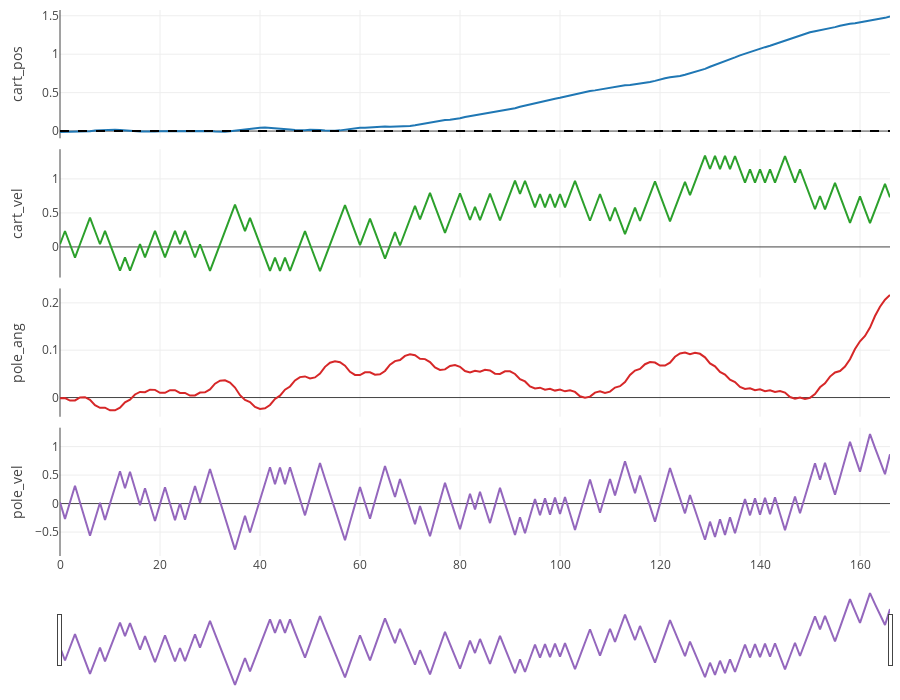

Source (notebook cell):
### Code cell
EP = 2

fig = cprender.lineplot(df, ep=EP)
fig.show()

### Figure 1 — Plotly figure (JSON) as saved in the notebook; plotly's stock layout.template omitted (floating-point values rounded to 4 significant figures; data arrays with more than 128 entries replaced by an {"elided": "..."} marker saying what was removed)
{"data": [{"mode": "lines", "name": "cart_pos", "showlegend": false, "type": "scatter", "x": {"elided": "167 int values"}, "xaxis": "x", "y": {"elided": "167 float values"}, "yaxis": "y"}, {"line": {"color": "black", "dash": "dash"}, "mode": "lines", "name": "cart_pos_setpoint", "showlegend": false, "type": "scatter", "x": {"elided": "167 int values"}, "xaxis": "x", "y": {"elided": "167 int values"}, "yaxis": "y"}, {"mode": "lines", "name": "cart_vel", "showlegend": false, "type": "scatter", "x": {"elided": "167 int values"}, "xaxis": "x2", "y": {"elided": "167 float values"}, "yaxis": "y2"}, {"mode": "lines", "name": "pole_ang", "showlegend": false, "type": "scatter", "x": {"elided": "167 int values"}, "xaxis": "x3", "y": {"elided": "167 float values"}, "yaxis": "y3"}, {"mode": "lines", "name": "pole_vel", "showlegend": false, "type": "scatter", "x": {"elided": "167 int values"}, "xaxis": "x4", "y": {"elided": "167 float values"}, "yaxis": "y4"}], "layout": {"height": 700, "hovermode": "x unified", "margin": {"b": 10, "l": 60, "r": 10, "t": 10}, "xaxis": {"anchor": "y", "domain": [0, 1], "matches": "x4", "showticklabels": false}, "xaxis2": {"anchor": "y2", "domain": [0, 1], "matches": "x4", "showticklabels": false}, "xaxis3": {"anchor": "y3", "domain": [0, 1], "matches": "x4", "showticklabels": false}, "xaxis4": {"anchor": "y4", "domain": [0, 1], "rangeslider": {"visible": true}}, "yaxis": {"anchor": "x", "domain": [0.765, 1.0], "title": {"text": "cart_pos"}}, "yaxis2": {"anchor": "x2", "domain": [0.51, 0.745], "title": {"text": "cart_vel"}}, "yaxis3": {"anchor": "x3", "domain": [0.255, 0.49], "title": {"text": "pole_ang"}}, "yaxis4": {"anchor": "x4", "domain": [0, 0.235], "title": {"text": "pole_vel"}}}}
